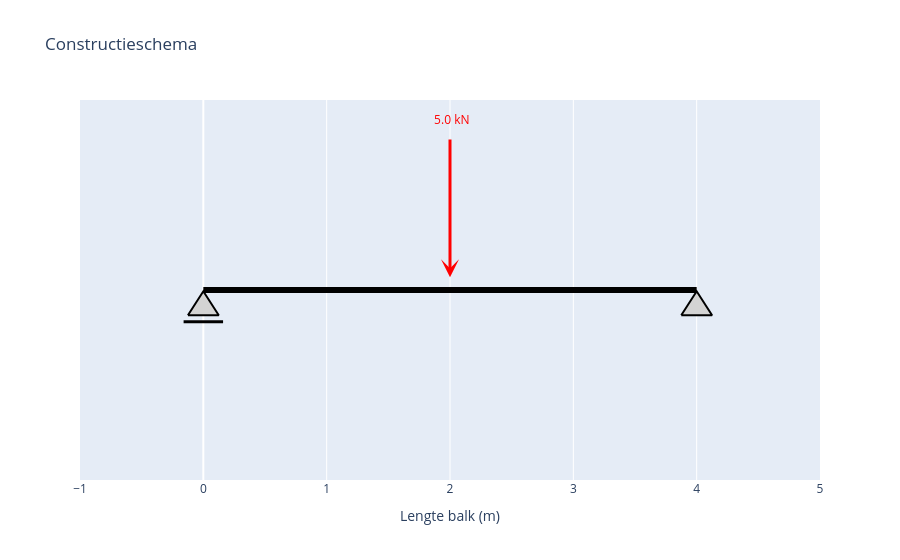

The notebook cell this image was saved under:
### Code cell
# --- toon de figuren ---
fig_schema = maak_constructieschema_plotly()
fig_schema.show()

### Figure 1 — Plotly figure (JSON) as saved in the notebook; plotly's stock layout.template omitted (floating-point values rounded to 4 significant figures)
{"data": [{"hoverinfo": "skip", "line": {"color": "black", "width": 6}, "mode": "lines", "type": "scatter", "x": [0, 4], "y": [0, 0]}, {"fill": "toself", "fillcolor": "lightgray", "hoverinfo": "skip", "line": {"color": "black", "width": 2}, "mode": "lines", "opacity": 1, "type": "scatter", "x": [-0.125, 0.125, 0, -0.125], "y": [-0.2, -0.2, -0.01, -0.2]}, {"hoverinfo": "skip", "line": {"color": "black", "width": 3}, "mode": "lines", "type": "scatter", "x": [-0.16, 0.16], "y": [-0.25, -0.25]}, {"fill": "toself", "fillcolor": "lightgray", "hoverinfo": "skip", "line": {"color": "black", "width": 2}, "mode": "lines", "opacity": 1, "type": "scatter", "x": [3.875, 4.125, 4, 3.875], "y": [-0.2, -0.2, -0.01, -0.2]}], "layout": {"annotations": [{"arrowcolor": "red", "arrowhead": 3, "arrowsize": 1, "arrowwidth": 3, "ax": 2, "axref": "x", "ay": 1.2, "ayref": "y", "showarrow": true, "text": "", "x": 2, "xref": "x", "y": 0.1, "yref": "y"}, {"font": {"color": "red"}, "showarrow": false, "text": " 5.0 kN", "x": 2, "y": 1.35}], "autosize": true, "showlegend": false, "title": {"text": "Constructieschema"}, "xaxis": {"autorange": false, "dtick": 1, "range": [-1, 5], "title": {"text": "Lengte balk (m)"}, "type": "linear"}, "yaxis": {"autorange": false, "range": [-1.5, 1.5], "showgrid": false, "showticklabels": false, "title": {}, "type": "linear", "zeroline": false}}}
